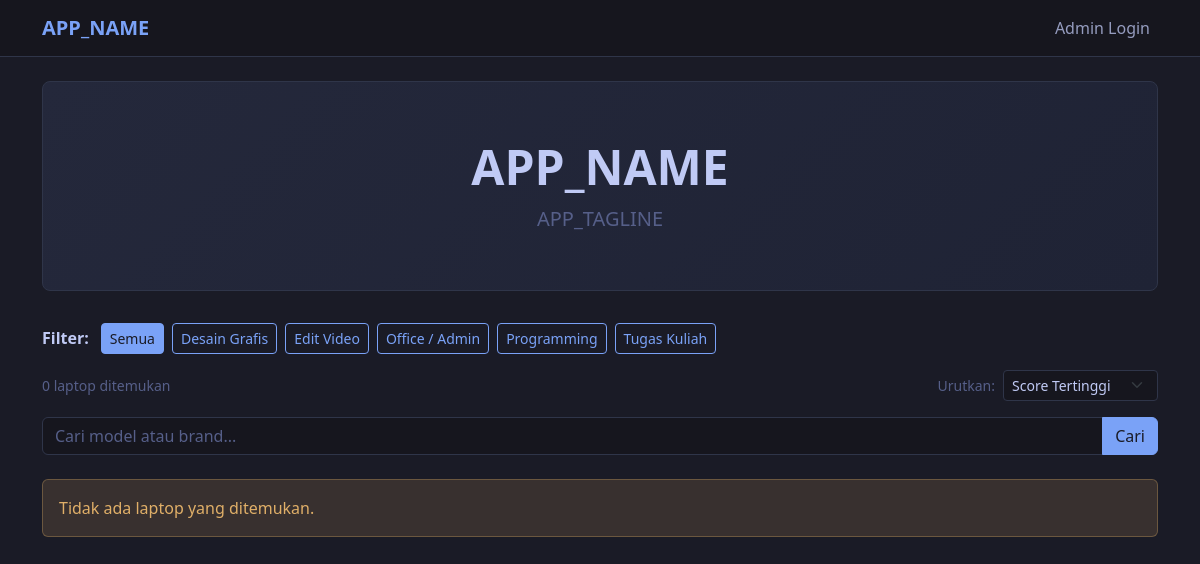
/, run on an earlier commit of the app's database.
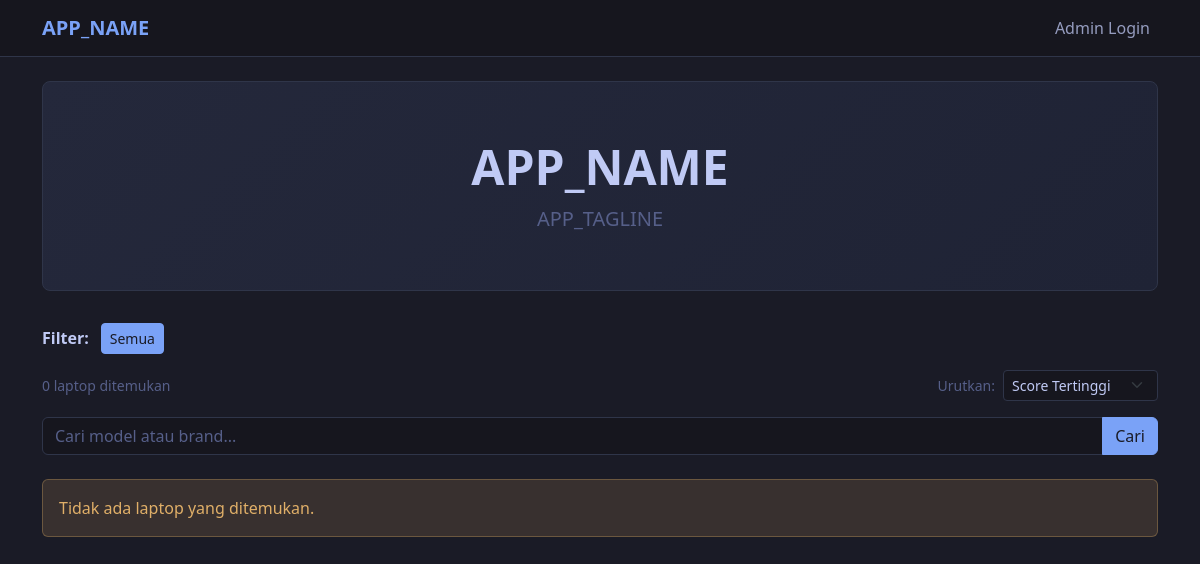
And on a later commit of the database.
### tables this page shows
CREATE TABLE use_cases (
    id           INT PRIMARY KEY AUTO_INCREMENT,
    name         VARCHAR(50) NOT NULL,
    min_ram_gb   TINYINT NOT NULL,
    min_cpu_tier TINYINT NOT NULL,
    min_storage  SMALLINT NOT NULL
);

### includes/functions.php (called while the page is built, shortened)
<?php
function h(string $str): string
{
    return htmlspecialchars($str, ENT_QUOTES, 'UTF-8');
}
function get_use_cases(mysqli $conn): array
{
    $result = $conn->query("SELECT id, name, min_ram_gb, min_cpu_tier, min_storage FROM use_cases ORDER BY name");
    return $result->fetch_all(MYSQLI_ASSOC);
}
function count_laptops(mysqli $conn, int $use_case_id = 0, string $search = ''): int
{
    $like = '%' . $search . '%';
    if ($use_case_id > 0) {
        $sql = "SELECT COUNT(*)
                FROM v_laptop_evaluations l
                JOIN use_cases u ON u.id = ?
                WHERE l.ram_gb >= u.min_ram_gb
                  AND l.cpu_tier >= u.min_cpu_tier
                  AND l.storage_gb >= u.min_storage";
        if ($search !== '') $sql .= " AND (l.model LIKE ? OR l.brand LIKE ?)";
        $stmt = $conn->prepare($sql);
        if ($search !== '') $stmt->bind_param('iss', $use_case_id, $like, $like);
        else                $stmt->bind_param('i', $use_case_id);
    } else {
        $sql = "SELECT COUNT(*) FROM v_laptop_evaluations";
        $stmt = $conn->prepare($sql);
    }
    $stmt->execute();
    return (int) $stmt->get_result()->fetch_row()[0];
}

### index.php (the view, shortened to what this page needs)
<?php
require_once 'includes/db.php';
require_once 'includes/functions.php';
$use_case_id = (int)($_GET['use_case_id'] ?? 0);
$page        = max(1, (int)($_GET['page'] ?? 1));
$allowed_sorts = [
    'score_desc' => 'value_score DESC',
    'price_asc'  => 'price ASC',
    'price_desc' => 'price DESC',
    'newest'     => 'listed_at DESC',
];
$sort     = array_key_exists($_GET['sort'] ?? '', $allowed_sorts) ? $_GET['sort'] : 'score_desc';
$sort_sql = $allowed_sorts[$sort];
$q = trim($_GET['q'] ?? '');
$total       = count_laptops($conn, $use_case_id, $q);
$total_pages = max(1, (int) ceil($total / LAPTOPS_PER_PAGE));
$page        = min($page, $total_pages);
$offset      = ($page - 1) * LAPTOPS_PER_PAGE;
$use_cases = get_use_cases($conn);
$laptops   = get_laptops_paginated($conn, $use_case_id, $sort_sql, LAPTOPS_PER_PAGE, $offset, $q);
require_once 'includes/header_public.php';
?>
<section class="hero-section text-center">
    <h1 class="display-5 fw-bold"><?= h(APP_NAME) ?></h1>
    <p class="lead mb-0"><?= h(APP_TAGLINE) ?></p>
</section>
<div class="mb-3">
    <div class="d-flex flex-wrap gap-2 align-items-center">
        <strong class="me-1">Filter:</strong>
        <a href="index.php?sort=<?= h($sort) ?>"
           class="btn btn-sm <?= $use_case_id === 0 ? 'btn-primary' : 'btn-outline-primary' ?>">
            Semua
        </a>
        <?php foreach ($use_cases as $uc): ?>
        <a href="index.php?use_case_id=<?= (int)$uc['id'] ?>&sort=<?= h($sort) ?>"
           class="btn btn-sm <?= $use_case_id === (int)$uc['id'] ? 'btn-primary' : 'btn-outline-primary' ?>">
            <?= h($uc['name']) ?>
        </a>
        <?php endforeach; ?>
    </div>
</div>
<div class="d-flex justify-content-between align-items-center mb-3">
    <span class="text-muted small"><?= (int)$total ?> laptop ditemukan</span>
    <div class="d-flex align-items-center gap-2">
        <label for="sortSelect" class="text-muted small mb-0">Urutkan:</label>
        <select id="sortSelect" class="form-select form-select-sm" style="width:auto">
            <option value="score_desc" <?= $sort === 'score_desc' ? 'selected' : '' ?>>Score Tertinggi</option>
        </select>
    </div>
</div>
<form method="GET" action="index.php" class="mb-4">
    <div class="input-group">
        <input type="text" name="q" class="form-control" placeholder="Cari model atau brand..."
               value="<?= h($q) ?>">
        <button class="btn btn-primary" type="submit">Cari</button>
    </div>
</form>
<?php if (empty($laptops)): ?>
<div class="alert alert-info">Tidak ada laptop yang ditemukan.</div>
<?php endif; ?>
<?php require_once 'includes/footer.php'; ?>

### includes/header_public.php (shortened to what this page needs)
<!DOCTYPE html>
<html lang="id">
<head>
    <link rel="stylesheet" href="https://cdn.jsdelivr.net/npm/bootstrap@5.3.3/dist/css/bootstrap.min.css">
    <link rel="stylesheet" href="<?= BASE_URL ?>assets/css/style.css">
</head>
<body>
<nav class="navbar navbar-expand-lg navbar-dark">
    <div class="container">
        <a class="navbar-brand fw-bold" href="<?= BASE_URL ?>index.php">
            <?= htmlspecialchars(APP_NAME, ENT_QUOTES, 'UTF-8') ?>
        </a>
        <div class="collapse navbar-collapse" id="navbarPublic">
            <ul class="navbar-nav ms-auto">
                <li class="nav-item">
                    <a class="nav-link" href="<?= BASE_URL ?>login.php">Admin Login</a>
                </li>
            </ul>
        </div>
    </div>
</nav>
<main class="container my-4">

### includes/footer.php (shortened to what this page needs)
</main>
</body>
</html>

### assets/css/style.css (style rules this page uses)
:root { --tn-bg: #1a1b26; --tn-bg-alt: #16161e; --tn-bg-panel: #24283b; --tn-border: #2f3549; --tn-fg: #c0caf5; --tn-fg-muted: #565f89; --tn-accent: #7aa2f7; --tn-green: #9ece6a; --tn-yellow: #e0af68; --tn-red: #f7768e; --tn-orange: #ff9e64; --tn-purple: #bb9af7; --bs-body-bg: var(--tn-bg); --bs-body-color: var(--tn-fg); --bs-border-color: var(--tn-border); --bs-card-bg: var(--tn-bg-panel); --bs-card-border-color: var(--tn-border); --bs-primary: var(--tn-accent); --bs-primary-rgb: 122, 162, 247; --bs-success: var(--tn-green); --bs-success-rgb: 158, 206, 106; --bs-info: var(--tn-yellow); --bs-info-rgb: 224, 175, 104; --bs-warning: var(--tn-orange); --bs-warning-rgb: 255, 158, 100; --bs-danger: var(--tn-red); --bs-danger-rgb: 247, 118, 142; --bs-secondary-rgb: 86, 95, 137; --bs-link-color: var(--tn-accent); --bs-link-hover-color: #a9c7ff; --bs-modal-bg: var(--tn-bg-panel); --bs-modal-border-color: var(--tn-border); --bs-table-color: var(--tn-fg); --bs-table-border-color: var(--tn-border); --bs-table-striped-bg: rgba(47, 53, 73, 0.4); --bs-table-hover-bg: rgba(122, 162, 247, 0.08); }
body { background-color: var(--tn-bg); color: var(--tn-fg); }
.navbar { background-color: var(--tn-bg-alt) !important; border-bottom: 1px solid var(--tn-border); }
.navbar-brand { color: var(--tn-accent) !important; }
.navbar-dark .nav-link { color: rgba(192, 202, 245, 0.75); }
.form-control, .form-select { background-color: var(--tn-bg-alt); border-color: var(--tn-border); color: var(--tn-fg); }
.form-control::placeholder { color: var(--tn-fg-muted); opacity: 1; }
.btn-primary { background-color: var(--tn-accent); border-color: var(--tn-accent); color: #1a1b26; }
.alert-info { --bs-alert-bg: rgba(224, 175, 104, 0.15); --bs-alert-border-color: rgba(224, 175, 104, 0.3); --bs-alert-color: var(--tn-yellow); }
.hero-section { background: linear-gradient(135deg, var(--tn-bg-panel) 0%, #1f2335 100%); color: var(--tn-fg); padding: 3.5rem 1rem; border-radius: 0.5rem; margin-bottom: 2rem; border: 1px solid var(--tn-border); }
.hero-section .lead { color: var(--tn-fg-muted); }
.text-muted { color: var(--tn-fg-muted) !important; }
.btn-outline-primary { color: var(--tn-accent); border-color: var(--tn-accent); }

What changed in the data, as far as the page shows it:
removed use_cases: name "Desain Grafis"
removed use_cases: name "Edit Video"
removed use_cases: name "Office / Admin"
removed use_cases: name "Programming"
removed use_cases: name "Tugas Kuliah"
